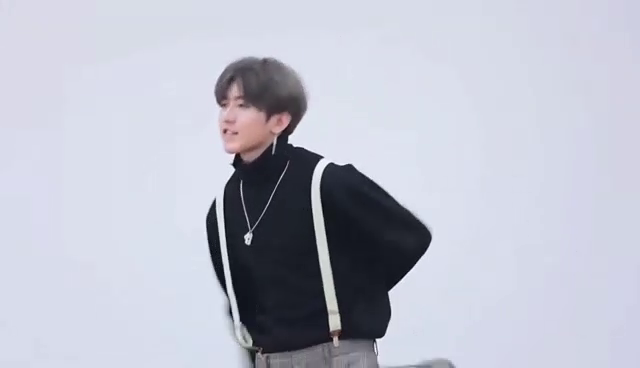
//> input picture frame 41 of resuorces/kunkunplayball.mp4, 640 x 368 px
$ ./firstTest   (built with g++ and OpenCV 4)
//> lines starting //> are read from the running program, lines starting //| are printed output that depends on the picture; after the words box and inside, x2 and y2 are one past the last pixel; in counts of white or black regions, pixels touching at a corner belong together
//> further down, img is the input picture: 368 rows x 640 cols, CV_8UC3; mean B, G, R 203.5, 190.3, 187.8
#include <iostream>
#include <opencv4/opencv2/opencv.hpp>
using namespace std;
using namespace cv;

list<int> myColor{121, 179, 0, 32, 130, 255};

void getContours(Mat imgDil, Mat img)
{
	// imgDil是传入的扩张边缘的图像用来查找轮廓，img是要在其上绘制轮廓的图像
	vector<vector<Point>> contours; // 轮廓检测到的轮廓。每个轮廓线存储为一个点的向量
	// 包含关于映像拓扑的信息  typedef Vec<int, 4> Vec4i;具有4个整数值
	vector<Vec4i> hierarchy;
	// 在二值图像中查找轮廓。该函数利用该算法从二值图像中提取轮廓
	findContours(imgDil, contours, hierarchy, RETR_EXTERNAL, CHAIN_APPROX_SIMPLE);
	vector<vector<Point>> conPoly(contours.size()); // 定义approxCurve
	vector<Rect> boundRect(contours.size());		// 定义存储边界框的变量
	for (int i = 0; i < contours.size(); i++)
	{ // 遍历检测到的轮廓
		int area = contourArea(contours[i]);
		// cout << area << endl;
		string objectType; // 定义轮廓类型，便于添加文字到边界框
		if (area > 1000)
		{ // 轮廓面积＞1000才绘制
			// 定义 0.02*轮廓周长为给定的界限（精度）
			float peri = arcLength(contours[i], true);
			// 以指定的精度近似多边形曲线。第二个参数conPloy[i]存储近似的结果，是输出。
			approxPolyDP(contours[i], conPoly[i], 0.02 * peri, true);
			boundRect[i] = boundingRect(conPoly[i]); // 计算边界矩形
			// // 找近似多边形的角点,三角形有3个角点，矩形/正方形有4个角点，圆形>4个角点
			// int objCor = (int)conPoly[i].size();

			//绘制边界矩形
			rectangle(img, boundRect[i].tl(), boundRect[i].br(), Scalar(0, 255, 0), 2);
			//画中心点
			circle(img, (boundRect[i].tl() + boundRect[i].br()) / 2, 2, Scalar(0, 255, 0), FILLED);

			// [13 lines of commented-out code are left out]
			// putText(img, objectType, {boundRect[i].x, boundRect[i].y - 5} /*文字坐标*/, FONT_HERSHEY_PLAIN, 1, Scalar(0, 69, 255), 1);
		}
	}
}

Mat findColor(Mat img)
{
	Mat imgHSV, mask;
	cvtColor(img, imgHSV, COLOR_BGR2HSV);
//> imgHSV: 368 rows x 640 cols, CV_8UC3; mean H, S, V 114.8, 27.6, 204
	imshow("2",imgHSV);
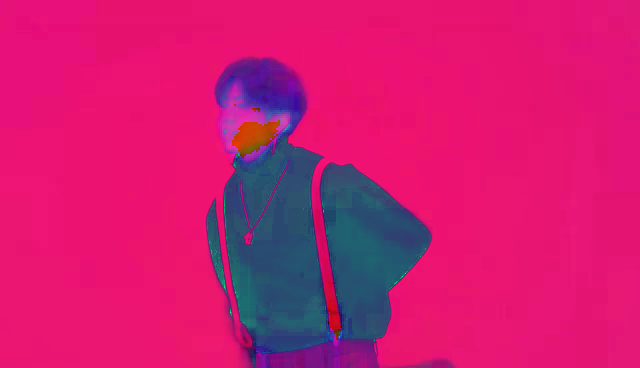
//> window '2': 368 rows x 640 cols, CV_8UC3; mean B, G, R 114.8, 27.6, 204
	Scalar lower(0, 89, 157);
	Scalar upper(58, 146, 225);
	inRange(imgHSV, lower, upper, mask);
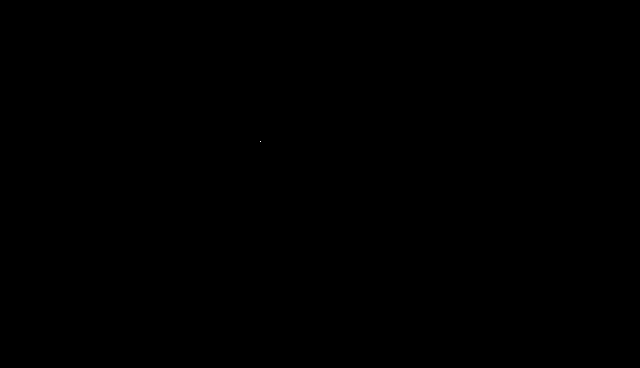
//> mask: 368 rows x 640 cols, CV_8UC1; 0% white in thin lines or dots, all inside (x1, y1, x2, y2) = (260, 141, 261, 142)
	imshow("1",mask);
	return mask;
}

int main()
{

	string path = "/home/root03/MyProject/resuorces/kunkunplayball.mp4";
	VideoCapture cap(path);
	Mat img, newimg;

	while (true)
	{
		// 读取cap里面的每一张图片放到image里面
		cap.read(img);
		// img=findColor(img);
		// 对读取到的每一张图片进行预处理
		Mat imgGray, imgBlur, imgCanny, imgDil;
		// cvtColor(img, imgGray, COLOR_BGR2GRAY);
		imgGray = findColor(img);
		// cvt是convert的缩写，将图像从一种颜色空间转换为另一种颜色空间。
		GaussianBlur(imgGray, imgBlur, Size(3, 3), 3, 0);
		// 使用高斯滤波器模糊图像。该函数将源图像与指定的高斯核进行卷积,Size(7,7)是核大小,数字越大越模糊
		Canny(imgBlur, imgCanny, 25, 75);
//> imgCanny: 368 rows x 640 cols, CV_8UC1; 0% white in thin lines or dots, all inside (x1, y1, x2, y2) = (259, 140, 262, 143)
		// 边缘检测，阈值1，2可调，目的：显示更多的边缘
		Mat kernel = getStructuringElement(MORPH_RECT, Size(5, 5));
		// 创建一个核，增加Size（只能是奇数）会扩张/侵蚀更多
		dilate(imgCanny, imgDil, kernel); // 扩张边缘（增加边缘厚度
//> imgDil: 368 rows x 640 cols, CV_8UC1; 0.02% white; 1 white region
		getContours(imgDil, img);		  // img是在其上绘轮廓的图片
//> in getContours, `findContours(imgDil, contours, hierarchy, RETR_EXTERNAL, CHAIN_APPROX_..`: contours = 1 contour; box (x1, y1, x2, y2) and area: (257, 138, 264, 145) 36
//> in getContours, `vector<vector<Point>> conPoly(contours.size());`: conPoly = 1 empty contours
//> in getContours, `vector<Rect> boundRect(contours.size());`: boundRect = 1 Rect (x, y, width, height): [0, 0, 0, 0]
//> the loop in getContours, `for (int i = 0; i < contours.size(); i++)` made 1 pass
//> area on pass 1: 36

		// [5 lines of commented-out code are left out]
		imshow("Image", img);
		waitKey(50);
	}
	return 0;
}
